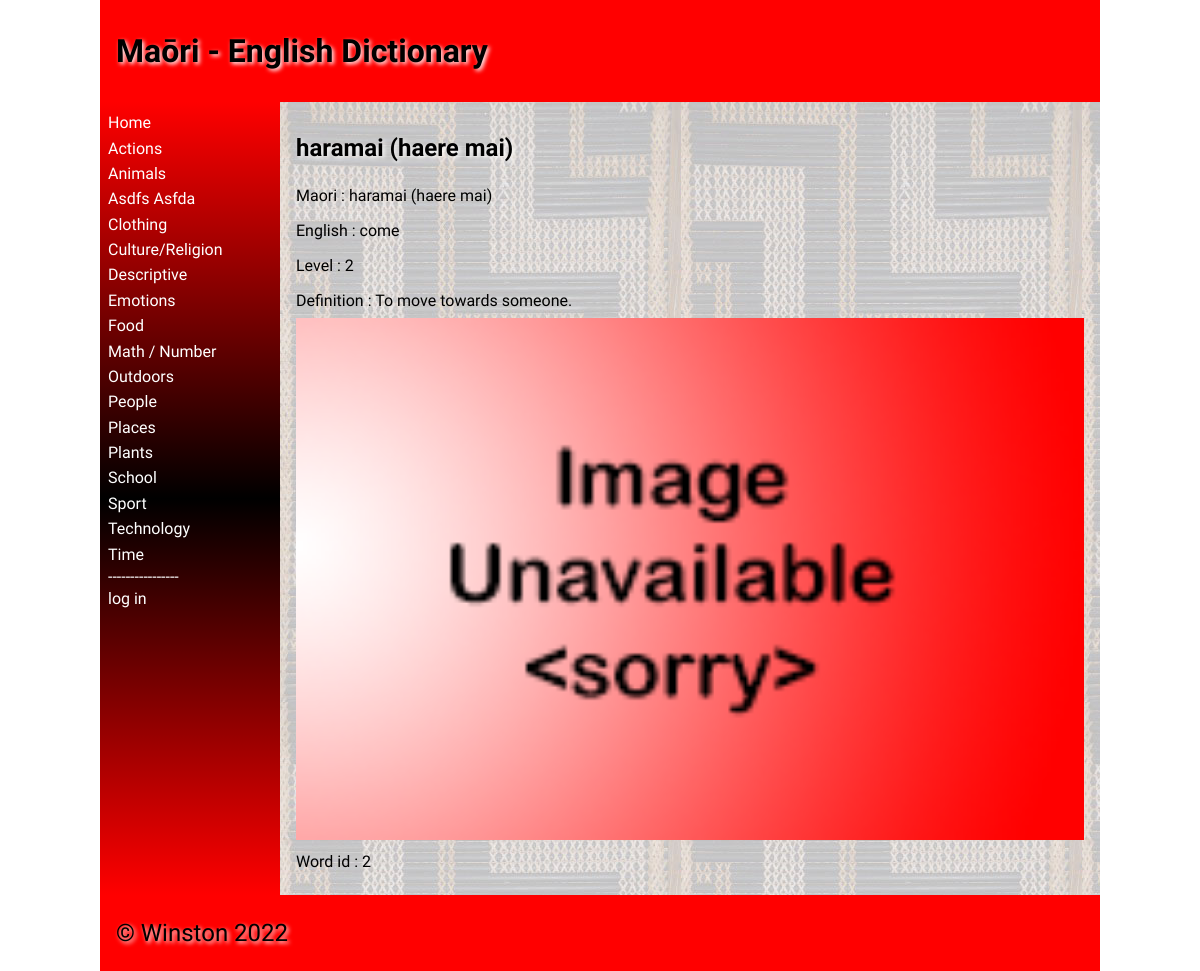
The page /word/2 on the database its author committed.
### tables this page shows
CREATE TABLE category
(
	id integer
		constraint category_pk
			primary key autoincrement,
	category varchar(30)
);

CREATE TABLE "wordbank"
(
    id             integer
        constraint wordbank_pk
            primary key autoincrement,
    maori          varchar(30),
    english        varchar(30),
    categories     integer
        references category
            on delete cascade,
    definition     varchar(200),
    level          integer,
    image          varchar(30),
    date           datetime,
    user           integer
        references login,
    last_modify_by int
        references login,
    editted_date   datetime
);

### app.py (the view, shortened to what this page needs)
@app.route('/word/<word_id>', methods=['POST', 'GET'])
def word_page(word_id):  # rendering the word pages
    error = request.args.get('error')  # gets error data from url
    confirmation = str(request.args.get('confirmation'))  # gets confirmation data from url
    wordbank = wordbank_list()
    try:   # checks if there is a word page
        word_id = int(word_id)
    except ValueError:  # returns them to home if there isn't
        print("{} is not an integer".format(word_id))
        return redirect("/")
    if real_page(wordbank_list(), word_id, 0):  # checks if it is a real page
        return redirect('/')
    for word in wordbank:  # finds the word's category id
        if word[0] == word_id:
            category_id = word[3]
    if error is None:
        error = ""
    return render_template("word.html", wordlist=wordbank_list(), categories=categories(), word_id=word_id,
                           logged_in=is_logged_in(), username=username(), confirmation=confirmation,
                           is_admin=is_admin(), error=error, category_id=category_id)

### app.py (called while the page is built)
def create_connection(db_file):  # creates the general function to connect to the database
    try:
        connection = sqlite3.connect(db_file)
        connection.execute('pragma foreign_keys=ON')
        return connection
    except Error as error:
        print(error)
    return None

def is_logged_in():  # creates the function to show if someone is logged in
    if session.get('email') is None:
        print("not logged in ")
        return False
    else:
        print("logged in")
        return True

def is_admin():  # creates the function to show if someone has admin rights
    if session.get('admin') != 1:
        print("denied")
        return False
    else:
        return True

def categories():  # queries category and id columns into a list
    con = create_connection(DATABASE)
    query = "SELECT category,id FROM category ORDER BY category ASC"
    cur = con.cursor()
    cur.execute(query)
    category_list = cur.fetchall()
    con.close()
    return category_list

def username():  # queries id,firstname and lastname columns into a list
    con = create_connection(DATABASE)
    query = "SELECT id,firstname,lastname FROM login"
    cur = con.cursor()
    cur.execute(query)
    username = cur.fetchall()
    print(username)
    con.close()
    return username

def wordbank_list():  # queries all the columns into a list
    con = create_connection(DATABASE)
    query = "SELECT * FROM wordbank ORDER BY maori ASC"
    cur = con.cursor()
    cur.execute(query, )
    wordbank_list = cur.fetchall()
    con.close()
    return wordbank_list

def real_page(list, id, id_postsition):  # checks if the page is a real page
    for i in list:
        if i[id_postsition] == id:
            break
    else:
        return True

### templates/word.html (shortened to what this page needs)
{% extends 'base.html' %}
{% block heading %}Maōri - English Dictionary{% endblock %}
{% block main %}
    {% for wordbank in wordlist %}
            {%  if wordbank[0] == word_id %}
                <h2>{{ wordbank[1] }}</h2>
            {% endif %}
    {% endfor %}
    <div>
        {% for wordbank in wordlist %}
            {%  if wordbank[0] == word_id %}
                <p> Maori : {{ wordbank[1] }}</p>
                <p> English : {{ wordbank[2] }}</p>
                <p> Level : {{ wordbank[5] }}</p>
                <p> Definition : {{ wordbank[4] }}</p>
                <img src = "/static/images/{{ wordbank[6] }}">
                <p> Word id : {{ wordbank[0] }}</p>
    </div>
            {% endif %}
        {% endfor %}
{% endblock %}

### templates/base.html (shortened to what this page needs)
<!doctype html>
<html lang="en">
<head>
	<link href="{{ url_for('static', filename='css/style.css') }}" rel="stylesheet">
</head>
<body>
	<div id="container">
		<header>
			<h1>{% block heading %}{% endblock %}</h1>
		</header>
		<nav>
			<ul>
                <li><a href="\">Home</a></li>
                {% for category in categories %}
                    <li><a href="/category/{{ category[1] }}">{{ category[0] }}</a></li>
                {% endfor %}
                <div class = 'seperator'> ---------------- </div>
                {% if logged_in %}
                     <li><a href = "/logout">log out</a></li>
                {% else %}
                    <li><a href = "/login">log in</a></li>
                {% endif %}
			</ul>
		</nav>
		<main>
            {% block main%}{% endblock %}
        </main>
		<footer>
			<p>
				&copy; Winston 2022
			</p>
		</footer>
	</div>
</body>
</html>

### static/css/style.css (style rules this page uses)
* { font-family: Comfortaa, sans-serif; margin: 0; padding: 0; box-sizing: border-box; }
#container { display: grid; grid-template-columns: 75px auto; grid-template-areas: 'nav header' 'main main' 'footer footer'; }
.seperator { color: white; }
header { grid-area: header; background-color: #f00; padding: 1rem; }
nav { grid-area: nav; }
main { grid-area: main; padding: 1rem; background-color: #edd; }
h1, h2, h3, h4 { padding: 1rem 0; font-family: 'Suez One', serif; color: #000; text-shadow: 2px 2px 4px #fff; }
p { padding: 0.5rem 0; }
a { color: #222; }
img { width: 100%; }
footer { grid-area: footer; padding: 1rem; background-color: #f00; }
footer p { color: #000; text-shadow: 2px 2px 4px #fff; font-size: 1.5rem; }
@media only screen and (min-width: 768px) { #container { grid-template-columns: 180px auto; grid-template-areas: 'header header' 'nav main' 'footer footer'; } }
@media only screen and (min-width: 768px) { nav { background: linear-gradient(180deg, rgba(255,0,0,1) 0%, rgba(0, 0, 0, 1) 50%, rgba(255,0,0,1) 100%); padding: 0.5rem; } }
@media only screen and (min-width: 768px) { nav ul { list-style: none; } }
@media only screen and (min-width: 768px) { nav li { padding: 0.2rem 0; } }
@media only screen and (min-width: 768px) { nav a { color: #fff; text-decoration: none; } }
@media only screen and (min-width: 768px) { main { background-image: url("../images/poutama.jpg"); } }
@media only screen and (min-width: 1000px) { #container { width: 1000px; margin: auto; } }

### rows shown on the page
category: category "Actions"
category: category "Animals"
category: category "Asdfs Asfda"
category: category "Clothing"
category: category "Culture/Religion"
category: category "Descriptive"
category: category "Emotions"
category: category "Food"
category: category "Math / Number"
category: category "Outdoors"
category: category "People"
category: category "Places"
category: category "Plants"
category: category "School"
category: category "Sport"
category: category "Technology"
category: category "Time"
wordbank: maori "haramai (haere mai)", english "come", level "2", definition "To move towards someone.", image (placeholder picture), id "2"
